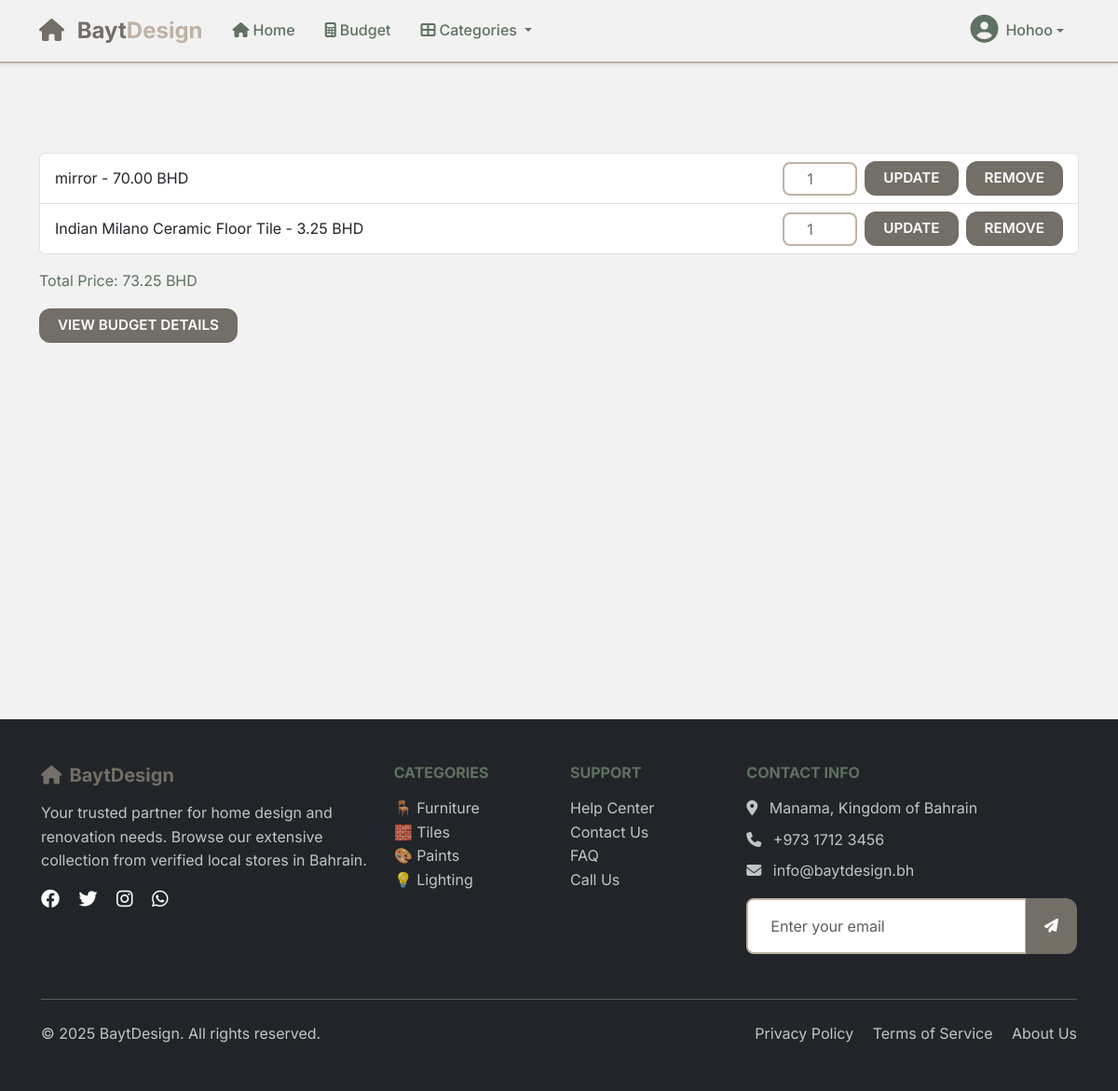
The page /cart/ (signed in) on the database its author committed.
### main_app/models.py (models this page shows, shortened)
class Cart(models.Model):
    user = models.ForeignKey(User, on_delete=models.CASCADE)
    product = models.ForeignKey(Product, on_delete=models.CASCADE)
    quantity = models.PositiveIntegerField(default=1)
    added_at = models.DateTimeField(auto_now_add=True)

class Product(models.Model):
    shop = models.ForeignKey(Shop, on_delete=models.CASCADE)
    name = models.CharField(max_length=200)
    price = models.DecimalField(max_digits=10, decimal_places=2)
    description = models.TextField(blank=True, null=True)
    image = models.ImageField(upload_to='product_images/', blank=True, null=True)  # Added image field
    is_available = models.BooleanField(default=True)

### main_app/views.py (the view)
# urls.py: path('cart/', views.cart_view, name='cart'),
@login_required
def cart_view(request):
    cart_items = Cart.objects.filter(user=request.user)
    total_price = sum([item.product.price * item.quantity for item in cart_items])
    budget, created = Budget.objects.get_or_create(user=request.user)
    is_over_budget = total_price > budget.total if budget.total > 0 else False
    over_budget_amount = total_price - budget.total if is_over_budget else 0
    budget_percentage = (total_price / budget.total * 100) if budget.total > 0 else 0
    is_near_budget = total_price > (budget.total * 9 / 10) if budget.total > 0 else False
    return render(request, 'cart.html', {
        'cart_items': cart_items,
        'total_price': total_price,
        'budget': budget.total,
        'is_over_budget': is_over_budget,
        'over_budget_amount': over_budget_amount,
        'budget_percentage': budget_percentage,
        'is_near_budget': is_near_budget,
    })

### main_app/templates/cart.html (shortened to what this page needs)
{% extends 'base.html' %}
{% load static %}
{% block content %}
<div class="container py-4">
    <h1>My Cart</h1>
    {% if cart_items %}
        <ul class="list-group mb-3">
        {% for item in cart_items %}
            <li class="list-group-item d-flex justify-content-between align-items-center">
                <div>
                    {{ item.product.name }} - {{ item.product.price|floatformat:2 }} BHD
                </div>
                <div class="d-flex align-items-center gap-2">
                    <form method="post" action="{% url 'update_cart_quantity' item.id %}" class="d-flex align-items-center gap-2">
                        <input type="number" name="quantity" value="{{ item.quantity }}" min="1" class="form-control form-control-sm quantity-input" style="width:80px; height:30px">
                        <button type="submit" class="btn btn-sm btn-secondary">Update</button>
                        <a href="{% url 'remove_from_cart' item.id %}" class="btn btn-sm btn-danger">Remove</a>
                    </form>
                </div>
            </li>
        {% endfor %}
        </ul>
        <p>Total Price: {{ total_price|floatformat:2 }} BHD</p>
        <p><a href="{% url 'budget' %}" class="btn btn-outline-primary">View Budget Details</a></p>
    {% else %}
        <p>Your cart is empty. <a href="{% url 'home' %}">Shop now</a></p>
    {% endif %}
</div>
{% endblock %}

### main_app/templates/base.html (shortened to what this page needs)
{% load static %}
<!DOCTYPE html>
<html lang="en">
  <head>
    <link href="https://cdn.jsdelivr.net/npm/bootstrap@5.3.2/dist/css/bootstrap.min.css" rel="stylesheet">
    <link rel="stylesheet" href="https://cdnjs.cloudflare.com/ajax/libs/font-awesome/6.4.0/css/all.min.css">
    <link rel="stylesheet" href="{% static 'css/base.css' %}" />
  </head>
  <body>
    <nav class="navbar navbar-expand-lg navbar-light bg-white shadow-sm fixed-top">
      <div class="container">
        <a class="navbar-brand fw-bold" href="/">
          <i class="fas fa-home text-primary me-2"></i>
          <span class="text-primary">Bayt</span><span class="text-secondary">Design</span>
        </a>
        <div class="collapse navbar-collapse" id="navbarNav">
          <ul class="navbar-nav me-auto">
            <li class="nav-item">
              <a class="nav-link" href="/">
                <i class="fas fa-home me-1"></i>Home
              </a>
            </li>
            <li class="nav-item">
              <a class="nav-link" href="{% url 'budget' %}">
                <i class="fas fa-calculator me-1"></i>Budget
              </a>
            </li>
            <li class="nav-item dropdown">
              <a class="nav-link dropdown-toggle" href="#" id="navbarDropdown" role="button" data-bs-toggle="dropdown" aria-expanded="false">
                <i class="fas fa-th-large me-1"></i>Categories
              </a>
            </li>
          </ul>
          <ul class="navbar-nav">
            {% if user.is_authenticated %}
              <li class="nav-item dropdown">
                <a class="nav-link dropdown-toggle d-flex align-items-center" href="#" id="userDropdown" role="button" data-bs-toggle="dropdown" aria-expanded="false">
                  <div class="user-avatar me-2">
                    {% if user.userprofile.profile_picture %}
                      <img src="{{ user.userprofile.profile_picture.url }}" alt="Profile Picture" class="rounded-circle" style="width: 30px; height: 30px; object-fit: cover;">
                    {% else %}
                      <i class="fas fa-user-circle" style="font-size: 30px;"></i>
                    {% endif %}
                  </div>
                  {% if user.first_name %}
                    {{ user.first_name|title }}
                  {% else %}
                    {{ user.username|title }}
                  {% endif %}
                </a>
              </li>
            {% endif %}
          </ul>
        </div>
      </div>
    </nav>
    <main class="main-content">
      {% block content %}{% endblock %}
    </main>
    <footer class="bg-dark text-white py-5 mt-5">
      <div class="container">
        <div class="row">
          <div class="col-lg-4 mb-4">
            <h5 class="text-primary mb-3">
              <i class="fas fa-home me-2"></i>BaytDesign
            </h5>
            <p class="text-light opacity-75">
              Your trusted partner for home design and renovation needs.
              Browse our extensive collection from verified local stores in Bahrain.
            </p>
            <div class="social-links">
              <a href="#" class="text-white me-3">
                <i class="fab fa-facebook fa-lg"></i>
              </a>
              <a href="#" class="text-white me-3">
                <i class="fab fa-twitter fa-lg"></i>
              </a>
              <a href="#" class="text-white me-3">
                <i class="fab fa-instagram fa-lg"></i>
              </a>
              <a href="#" class="text-white">
                <i class="fab fa-whatsapp fa-lg"></i>
              </a>
            </div>
          </div>
          <div class="col-lg-2 col-md-6 mb-4">
            <h6 class="text-uppercase mb-3">Categories</h6>
            <ul class="list-unstyled">
              <li><a href="#" class="text-light opacity-75 text-decoration-none">🪑 Furniture</a></li>
              <li><a href="#" class="text-light opacity-75 text-decoration-none">🧱 Tiles</a></li>
              <li><a href="#" class="text-light opacity-75 text-decoration-none">🎨 Paints</a></li>
              <li><a href="#" class="text-light opacity-75 text-decoration-none">💡 Lighting</a></li>
            </ul>
          </div>
          <div class="col-lg-2 col-md-6 mb-4">
            <h6 class="text-uppercase mb-3">Support</h6>
            <ul class="list-unstyled">
              <li><a href="#" class="text-light opacity-75 text-decoration-none">Help Center</a></li>
              <li><a href="#" class="text-light opacity-75 text-decoration-none">Contact Us</a></li>
              <li><a href="#" class="text-light opacity-75 text-decoration-none">FAQ</a></li>
              <li><a href="tel:+97317123456" class="text-light opacity-75 text-decoration-none">Call Us</a></li>
            </ul>
          </div>
          <div class="col-lg-4 mb-4">
            <h6 class="text-uppercase mb-3">Contact Info</h6>
            <p class="text-light opacity-75 mb-2">
              <i class="fas fa-map-marker-alt me-2"></i>
              Manama, Kingdom of Bahrain
            </p>
            <p class="text-light opacity-75 mb-2">
              <i class="fas fa-phone me-2"></i>
              +973 1712 3456
            </p>
            <p class="text-light opacity-75 mb-3">
              <i class="fas fa-envelope me-2"></i>
              info@baytdesign.bh
            </p>
            <form class="newsletter-form">
              <div class="input-group">
                <input type="email" class="form-control" placeholder="Enter your email" required>
                <button class="btn btn-primary" type="submit">
                  <i class="fas fa-paper-plane"></i>
                </button>
              </div>
            </form>
          </div>
        </div>
        <hr class="my-4 opacity-25">
        <div class="row align-items-center">
          <div class="col-md-6">
            <p class="mb-0 text-light opacity-75">
              &copy; {% now "Y" %} BaytDesign. All rights reserved.
            </p>
          </div>
          <div class="col-md-6 text-md-end">
            <a href="#" class="text-light opacity-75 text-decoration-none me-3">Privacy Policy</a>
            <a href="#" class="text-light opacity-75 text-decoration-none me-3">Terms of Service</a>
            <a href="#" class="text-light opacity-75 text-decoration-none">About Us</a>
          </div>
        </div>
      </div>
    </footer>
  </body>
</html>

### main_app/static/css/base.css (style rules this page uses)
:root { --primary-color: #736E66; --primary-light: #A69B8D; --primary-dark: #5F7161; --secondary-color: #BFB2A3; --accent-color: #F2F2F2; --font-primary: 'Inter', sans-serif; --font-heading: 'Inter', serif; --spacing-xs: 0.25rem; --spacing-sm: 0.5rem; --spacing-md: 1rem; --spacing-lg: 1.5rem; --spacing-xl: 2rem; --spacing-xxl: 3rem; --radius-sm: 0.375rem; --radius-md: 0.5rem; --radius-lg: 0.75rem; --radius-xl: 1rem; --radius-round: 50%; --shadow-sm: 0 1px 3px #5F7161; --shadow-md: 0 4px 6px #5F7161; --shadow-lg: 0 10px 15px #5F7161; --btn-hover-shadow: 0 6px 15px #5F7161; }
* { box-sizing: border-box; }
html { scroll-behavior: smooth; }
body { font-family: var(--font-primary); font-size: 16px; line-height: 1.6; color: var(--primary-dark); background-color: var(--accent-color); min-height: 100vh; margin: 0; padding: 0; }
.main-content { padding-top: 76px; min-height: calc(100vh - 76px); }
h1 { font-family: var(--font-heading); font-weight: 700; line-height: 1.2; color: var(--accent-color); margin-bottom: var(--spacing-md); }
h2, h3, h4, h5, h6 { font-family: var(--font-heading); font-weight: 700; line-height: 1.2; color: var(--primary-dark); margin-bottom: var(--spacing-md); }
.navbar { background: var(--accent-color) !important; border-bottom: 2px solid var(--secondary-color); box-shadow: var(--shadow-md); }
.navbar-brand { font-weight: 800; font-size: 1.5rem; color: var(--primary-color) !important; }
.nav-link { color: var(--primary-dark) !important; font-weight: 500; padding: var(--spacing-sm) var(--spacing-md) !important; border-radius: var(--radius-md); position: relative; }
.btn { border: none; border-radius: var(--radius-lg); padding: 0.45rem 1.25rem; font-weight: 600; font-size: 0.95rem; text-transform: uppercase; cursor: pointer; color: white; background-color: var(--primary-color); transition: box-shadow 0.3s ease; }
.btn-primary, .btn-success, .btn-danger, .btn-info, .btn-warning, .btn-secondary, .btn-primary:hover, .btn-success:hover, .btn-danger:hover, .btn-info:hover, .btn-warning:hover, .btn-secondary:hover, .btn-primary:focus, .btn-success:focus, .btn-danger:focus, .btn-info:focus, .btn-warning:focus, .btn-secondary:focus, .btn-primary:active, .btn-success:active, .btn-danger:active, .btn-info:active, .btn-warning:active, .btn-secondary:active { background-color: var(--primary-color) !important; color: white !important; border: none !important; box-shadow: none !important; outline: none !important; }
.form-control { border: 2px solid var(--secondary-color); border-radius: var(--radius-md); padding: var(--spacing-md) var(--spacing-lg); background: white; color: var(--primary-dark); font-size: 1rem; }
footer { background: var(--primary-dark); color: var(--accent-color); padding: var(--spacing-xl); }
footer a { color: var(--accent-color); text-decoration: none; }
.text-primary { color: var(--primary-color) !important; }
.text-secondary { color: var(--secondary-color) !important; }

### rows shown on the page
Cart: product.name "mirror", product.price "70.00", quantity "1"
Cart: product.name "Indian Milano Ceramic Floor Tile", product.price "3.25", quantity "1"

### other values the page prints
{{ user.first_name|title }} "Hohoo"
{{ total_price|floatformat:2 }} "73.25"
